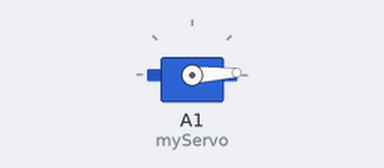
Bench run of a sketch on a simulated Arduino Uno, built with avr-gcc and run on an emulated ATmega328P. Shown: servo.

Above: at 0.05 s.
At 1.3 s:
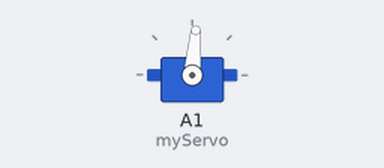
At 2.6 s:
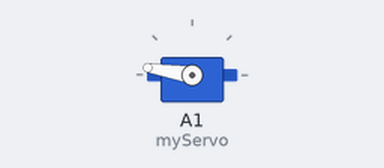
At 5.2 s:
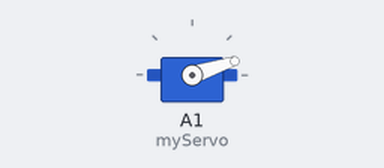
Timing chart, 0 to 7.1 s (numbered marks = the images above):
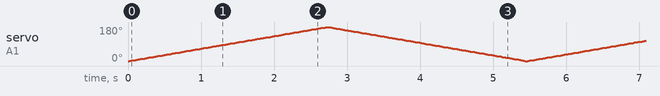

The sketch:

servomotor.ino
```cpp
#include <Servo.h>

Servo myServo;  // Create a Servo object

void setup() {
  myServo.attach(A1);  // Attach the servo on pin 9 to the servo object
}

void loop() {
  // Sweep from 0 to 180 degrees
  for (int angle = 0; angle <= 180; angle++) {
    myServo.write(angle);  // Set the servo position
    delay(15);             // Wait for the servo to reach the position
  }

  // Sweep back from 180 to 0 degrees
  for (int angle = 180; angle >= 0; angle--) {
    myServo.write(angle);  // Set the servo position
    delay(15);             // Wait for the servo to reach the position
  }
}
```
